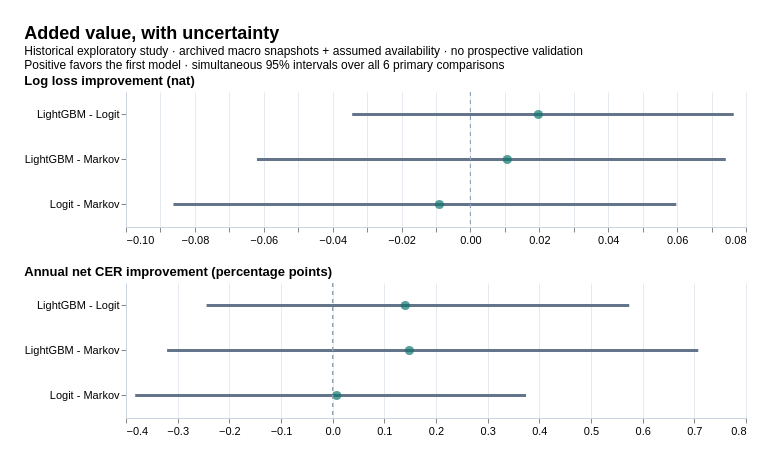

Write a Vega-Lite specification for this figure.
### Vega-Lite specification from a JSON file in a GitHub repository (floating-point values rounded to 4 significant figures)
{"title": {"text": "Added value, with uncertainty", "subtitle": ["Historical exploratory study · archived macro snapshots + assumed availability · no prospective validation", "Positive favors the first model · simultaneous 95% intervals over all 6 primary comparisons"]}, "vconcat": [{"title": {"text": "Log loss improvement (nat)", "fontSize": 13}, "data": {"values": [{"comparison": "MACRO_LOGIT - MARKOV", "endpoint": "log_loss_improvement", "estimate": -0.009009, "n": 201, "ci_low": -0.06457, "ci_high": 0.04283, "simultaneous_ci_low": -0.08622, "simultaneous_ci_high": 0.05977, "family_size": 6, "block_months": 6, "bootstrap_repetitions": 20000, "minimum_effect": 0.02, "positive_interval": false, "meaningful_interval": false, "scope": "Exploratory historical study; conditional intervals for realized paths, not a full training-process bootstrap or prospective confirmation", "comparison_display": "Logit - Markov", "display_estimate": -0.009009, "display_low": -0.08622, "display_high": 0.05977, "panel": "Log loss improvement (nat)"}, {"comparison": "MACRO_LGBM - MARKOV", "endpoint": "log_loss_improvement", "estimate": 0.01071, "n": 201, "ci_low": -0.04122, "ci_high": 0.05834, "simultaneous_ci_low": -0.06198, "simultaneous_ci_high": 0.07414, "family_size": 6, "block_months": 6, "bootstrap_repetitions": 20000, "minimum_effect": 0.02, "positive_interval": false, "meaningful_interval": false, "scope": "Exploratory historical study; conditional intervals for realized paths, not a full training-process bootstrap or prospective confirmation", "comparison_display": "LightGBM - Markov", "display_estimate": 0.01071, "display_low": -0.06198, "display_high": 0.07414, "panel": "Log loss improvement (nat)"}, {"comparison": "MACRO_LGBM - MACRO_LOGIT", "endpoint": "log_loss_improvement", "estimate": 0.01972, "n": 201, "ci_low": -0.02047, "ci_high": 0.0604, "simultaneous_ci_low": -0.03433, "simultaneous_ci_high": 0.07644, "family_size": 6, "block_months": 6, "bootstrap_repetitions": 20000, "minimum_effect": 0.02, "positive_interval": false, "meaningful_interval": false, "scope": "Exploratory historical study; conditional intervals for realized paths, not a full training-process bootstrap or prospective confirmation", "comparison_display": "LightGBM - Logit", "display_estimate": 0.01972, "display_low": -0.03433, "display_high": 0.07644, "panel": "Log loss improvement (nat)"}]}, "width": 620, "height": 135, "layer": [{"mark": {"type": "rule", "strokeWidth": 3, "color": "#64748b"}, "encoding": {"y": {"field": "comparison_display", "type": "nominal", "title": null, "axis": {"labelLimit": 180}}, "x": {"field": "display_low", "type": "quantitative", "title": null, "scale": {"zero": false}}, "x2": {"field": "display_high"}}}, {"mark": {"type": "point", "filled": true, "size": 85, "color": "#0f766e"}, "encoding": {"y": {"field": "comparison_display", "type": "nominal"}, "x": {"field": "display_estimate", "type": "quantitative"}}}, {"mark": {"type": "rule", "strokeDash": [4, 4], "color": "#94a3b8"}, "encoding": {"x": {"datum": 0}}}]}, {"title": {"text": "Annual net CER improvement (percentage points)", "fontSize": 13}, "data": {"values": [{"comparison": "MACRO_LOGIT - MARKOV", "endpoint": "net_CER_improvement", "estimate": 7.93e-05, "n": 115, "ci_low": -0.002796, "ci_high": 0.00279, "simultaneous_ci_low": -0.003822, "simultaneous_ci_high": 0.003743, "family_size": 6, "block_months": 6, "bootstrap_repetitions": 20000, "minimum_effect": 0.005, "positive_interval": false, "meaningful_interval": false, "scope": "Exploratory historical study; conditional intervals for realized paths, not a full training-process bootstrap or prospective confirmation", "comparison_display": "Logit - Markov", "display_estimate": 0.00793, "display_low": -0.3822, "display_high": 0.3743, "panel": "Annual net CER improvement (percentage points)"}, {"comparison": "MACRO_LGBM - MARKOV", "endpoint": "net_CER_improvement", "estimate": 0.001485, "n": 115, "ci_low": -0.001976, "ci_high": 0.005387, "simultaneous_ci_low": -0.003205, "simultaneous_ci_high": 0.007076, "family_size": 6, "block_months": 6, "bootstrap_repetitions": 20000, "minimum_effect": 0.005, "positive_interval": false, "meaningful_interval": false, "scope": "Exploratory historical study; conditional intervals for realized paths, not a full training-process bootstrap or prospective confirmation", "comparison_display": "LightGBM - Markov", "display_estimate": 0.1485, "display_low": -0.3205, "display_high": 0.7076, "panel": "Annual net CER improvement (percentage points)"}, {"comparison": "MACRO_LGBM - MACRO_LOGIT", "endpoint": "net_CER_improvement", "estimate": 0.001406, "n": 115, "ci_low": -0.001382, "ci_high": 0.004376, "simultaneous_ci_low": -0.002441, "simultaneous_ci_high": 0.00574, "family_size": 6, "block_months": 6, "bootstrap_repetitions": 20000, "minimum_effect": 0.005, "positive_interval": false, "meaningful_interval": false, "scope": "Exploratory historical study; conditional intervals for realized paths, not a full training-process bootstrap or prospective confirmation", "comparison_display": "LightGBM - Logit", "display_estimate": 0.1406, "display_low": -0.2441, "display_high": 0.574, "panel": "Annual net CER improvement (percentage points)"}]}, "width": 620, "height": 135, "layer": [{"mark": {"type": "rule", "strokeWidth": 3, "color": "#64748b"}, "encoding": {"y": {"field": "comparison_display", "type": "nominal", "title": null, "axis": {"labelLimit": 180}}, "x": {"field": "display_low", "type": "quantitative", "title": null, "scale": {"zero": false}}, "x2": {"field": "display_high"}}}, {"mark": {"type": "point", "filled": true, "size": 85, "color": "#0f766e"}, "encoding": {"y": {"field": "comparison_display", "type": "nominal"}, "x": {"field": "display_estimate", "type": "quantitative"}}}, {"mark": {"type": "rule", "strokeDash": [4, 4], "color": "#94a3b8"}, "encoding": {"x": {"datum": 0}}}]}], "resolve": {"scale": {"x": "independent"}}, "background": "#ffffff", "padding": 24, "config": {"font": "Arial", "title": {"fontSize": 18, "anchor": "start"}, "axis": {"labelFontSize": 11, "titleFontSize": 12, "gridColor": "#e5eaf0", "domainColor": "#cbd5e1"}, "view": {"stroke": null}}}
